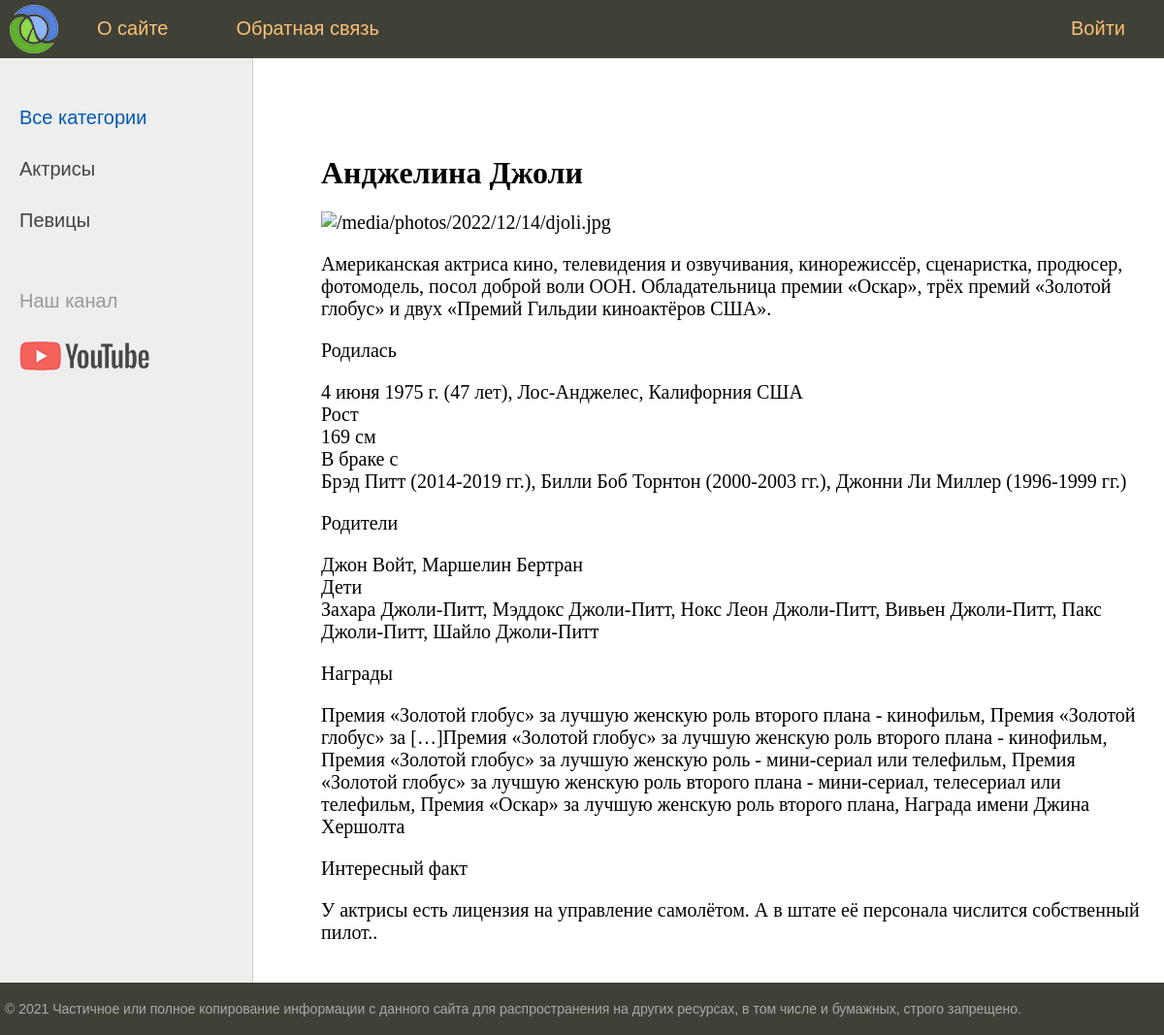
The app's page /post/andzhelina-dzholi/ with its own data.
### women/models.py (models this page shows, shortened)
class Category(models.Model):
    name = models.CharField(max_length=100, db_index=True)
    slug = models.SlugField(max_length=255, unique=True, verbose_name='URL')
    def get_absolute_url(self):
        return reverse('category', kwargs={'cat_slug': self.slug})
    class Meta:
        verbose_name = 'Категория'
        verbose_name_plural = 'Категории'
        ordering = ['id']

class Women(models.Model):
    title = models.CharField(max_length=255)
    slug = models.SlugField(max_length=255, unique=True, verbose_name='URL')
    content = models.TextField(blank=True)
    photo = models.ImageField(upload_to='photos/%Y/%m/%d/', blank=True)
    time_create = models.DateTimeField(auto_now_add=True)
    time_update = models.DateTimeField(auto_now=True)
    is_published = models.BooleanField(default=True)
    cat = models.ForeignKey('Category', on_delete=models.PROTECT)
    def __str__(self):
        return self.title
    class Meta:
        verbose_name = 'Известные женщины'
        verbose_name_plural = 'Известные женщины'
        ordering = ['time_create', 'title']

### women/views.py (the view)
# urls.py: path('post/<slug:post_slug>/', ShowPost.as_view(), name='post'),
class ShowPost(DataMixin, DetailView):
    model = Women
    template_name = 'women/post.html'
    slug_url_kwarg = 'post_slug'
    context_object_name = 'post'
    def get_context_data(self, *, object_list=None, **kwargs):
        context = super().get_context_data(**kwargs)
        c_def = self.get_user_context(title=context['post'])
        return dict(list(context.items()) + list(c_def.items()))

### women/utils.py (called while the page is built)
    def get_user_context(self, **kwargs):
        context = kwargs
        cats = Category.objects.annotate(Count('women'))
        user_menu = menu.copy()
        if not self.request.user.is_authenticated:
            user_menu.pop(1)
        context['menu'] = user_menu
        context['cats'] = cats
        if 'cat_selected' not in context:
            context['cat_selected'] = 0
        return context

### women/templates/women/post.html
{% extends 'women/base.html' %}
{% block content %}
<h1>{{post.title}}</h1>
{% if post.photo %}
<p><img src="img-article-left" alt="{{post.photo.url}}"></p>
{% endif %}
{{post.content|linebreaks}}
{% endblock %}

### women/templates/women/base.html (shortened to what this page needs)
{% load static %}
{% load women_tags %}
<!DOCTYPE html>
<html>
<head>
	<link type="text/css" href="{% static 'women/css/style.css' %}" rel="stylesheet" />
</head>
<body>
<table class="table-page" border=0 cellpadding="0" cellspacing="0">
<tr><td valign=top>
{% block mainmenu %}
		<div class="header">
			<ul id="mainmenu" class="mainmenu">
			<li class="logo"><a href="{% url 'home' %}"><div class="logo"></div></a></li>
{% for m in menu %}
	{% if not forloop.last %}
			<li><a href="{% url m.url_name %}">{{m.title}}</a></li>
	{% else %}
			<li class="last"><a href="{% url m.url_name %}">{{m.title}}</a></li>
	{% endif %}
{% endfor %}
			</ul>
		</div>
{% endblock mainmenu %}
<table class="table-content" border=0 cellpadding="0" cellspacing="0">
<tr>
	<td valign="top" class="left-chapters">
	<ul id="leftchapters">
{% if cat_selected == 0 %}
		<li class="selected">Все категории</li>
{% else %}
		<li><a href="{% url 'home' %}">Все категории</a></li>
{% endif %}
{% for c in cats %}
{% if c.women__count > 0 %}
	{% if c.pk == cat_selected %}
		<li class="selected">{{c.name}}</li>
	{% else %}
		<li><a href="{{ c.get_absolute_url }}">{{c.name}}</a></li>
	{% endif %}
{% endif %}
{% endfor %}
		<li class="share">
		<p>Наш канал</p>
		<a class="share-yt" href="https://www.youtube.com/channel/UClJzWfGWuGJL2t-3dYKcHTA/playlists" target="_blank" rel="nofollow"></a>
		</li>
	</ul>
</td>
<td valign="top" class="content">
	<div class="content-text">
{% block content %}
{% endblock %}
	</div>
</td></tr></table>
</td></tr>
<tr><td valign=top>
	<div id="footer">
		<p>&copy; 2021 Частичное или полное копирование информации с данного сайта для распространения на других ресурсах, в том числе и бумажных, строго запрещено.</p>
	</div>
</td></tr></table>
</body>
</html>

### women/static/women/css/style.css (style rules this page uses)
html, body { font-family: 'Arial'; margin: 0; padding: 0; height: 100%; width: 100%; color: #444; }
a { color: #0059b2; text-decoration: none; }
img { max-width: 600px; height: auto; }
.table-page { width: 100%; height: 100%; vertical-align: top; }
.table-page tr { height: 100%; }
.header { background: #3F4137; height: 60px; }
.logo { background: url('../images/logo.png') no-repeat 10px 5px; width: 70px; height: 60px; }
ul.mainmenu { list-style: none; margin: 0; padding: 0; height: 60px; color: #fdc073; font-size: 20px; overflow: hidden; }
ul.mainmenu li { float: left; margin: 18px 40px 0 30px; }
ul.mainmenu li.logo { margin: 0; }
ul.mainmenu li.last { float: right; }
ul.mainmenu li a { color: #fdc073; text-decoration: none; }
.table-content { width: 100%; min-height: 100%; height: 100%; }
.left-chapters { margin: 0; background: #eee; border-right: 1px solid #ccc; min-height: 100%; }
.left-chapters ul { width: 230px; min-height: 100%; margin: 0; padding: 20px 10px 10px 20px; list-style: none; font-size: 20px; }
.left-chapters ul li { margin: 30px 0 0 0; color: #999; }
.left-chapters ul li.selected { color: #0059b2; }
.left-chapters ul li a { color: #444; text-decoration: none; }
.left-chapters ul li.share { margin: 60px 0 0 0; }
.left-chapters ul li.share p { margin: 30px 0 30px 0; }
.left-chapters ul li.share a { display: inline-block; width: 40px; height: 40px; margin: 0 20px 0 0; }
.left-chapters ul li.share a.share-yt { width: 100%; height: 30px; background: url('../images/share_yt.png') no-repeat 0 0 }
.content { padding: 40px 20px 20px 40px; width: 100%; box-sizing: border-box; }
.content-text { margin: 60px 0 0 30px; color: #000; font-size: 20px; font-family: Yandex Sans Display Light; }
.content-text h1 { font-size: 32px; }
#footer { box-sizing: border-box; background: #3F4137; padding: 5px; color: #aaa; font-size: 14px; font-family: Verdana, Geneva, Arial, Helvetica; text-align: left; overflow: hidden; }

### records on screen
Category: name "Актрисы"
Category: name "Певицы"
Women: title "Анджелина Джоли", content "Американская актриса кино, телевидения и озвучивания, кинорежиссёр, сценаристка, продюсер, фотомодель, посол доброй воли ООН. Обладательница премии «Оскар», трёх премий «Золотой глобус» и двух «Премий Гильдии киноактёров США». Родилась 4 июня 1975 г. (47 лет), Лос-Анджелес, Калифорния США Рост 169 см В браке с Брэд Питт (2014-2019 гг.), Билли Боб Торнтон (2000-2003 гг.), Джонни Ли Миллер (1996-1999 гг.) Родители Джон Войт, Маршелин Бертран Дети Захара Джоли-Питт, Мэддокс Джоли-Питт, Нокс Леон Джоли-Питт, Вивьен Джоли-Питт, Пакс Джоли-Питт, Шайло Джоли-Питт Награды Премия «Золотой глобус» за лучшую женскую роль второго плана - кинофильм, Премия «Золотой глобус» за […]Премия «Золотой глобус»…"

### other values on screen
{{ m.title }} "О сайте" "Обратная связь"
{{ m.title }} "Войти"
